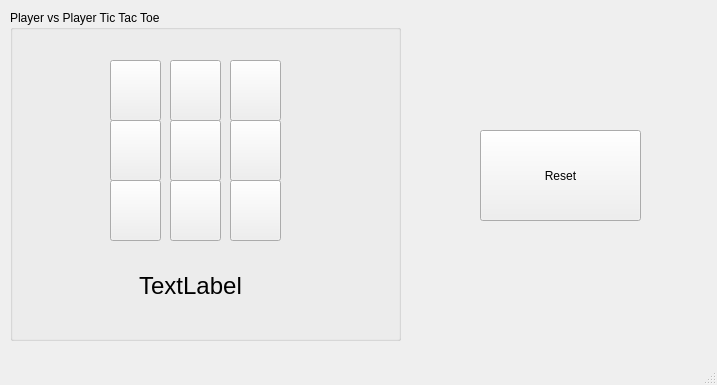
<?xml version="1.0" encoding="UTF-8"?>
<ui version="4.0">
 <class>TicTacToeWindow</class>
 <widget class="QMainWindow" name="TicTacToeWindow">
  <property name="geometry">
   <rect>
    <x>0</x>
    <y>0</y>
    <width>717</width>
    <height>385</height>
   </rect>
  </property>
  <property name="windowTitle">
   <string>TicTacToeWindow</string>
  </property>
  <widget class="QWidget" name="centralwidget">
   <widget class="QGroupBox" name="groupBox">
    <property name="geometry">
     <rect>
      <x>10</x>
      <y>10</y>
      <width>391</width>
      <height>331</height>
     </rect>
    </property>
    <property name="title">
     <string>Player vs Player Tic Tac Toe</string>
    </property>
    <widget class="QPushButton" name="board00">
     <property name="geometry">
      <rect>
       <x>100</x>
       <y>50</y>
       <width>51</width>
       <height>61</height>
      </rect>
     </property>
     <property name="text">
      <string/>
     </property>
    </widget>
    <widget class="QPushButton" name="board01">
     <property name="geometry">
      <rect>
       <x>160</x>
       <y>50</y>
       <width>51</width>
       <height>61</height>
      </rect>
     </property>
     <property name="text">
      <string/>
     </property>
    </widget>
    <widget class="QPushButton" name="board02">
     <property name="geometry">
      <rect>
       <x>220</x>
       <y>50</y>
       <width>51</width>
       <height>61</height>
      </rect>
     </property>
     <property name="text">
      <string/>
     </property>
    </widget>
    <widget class="QPushButton" name="board11">
     <property name="geometry">
      <rect>
       <x>160</x>
       <y>110</y>
       <width>51</width>
       <height>61</height>
      </rect>
     </property>
     <property name="text">
      <string/>
     </property>
    </widget>
    <widget class="QPushButton" name="board10">
     <property name="geometry">
      <rect>
       <x>100</x>
       <y>110</y>
       <width>51</width>
       <height>61</height>
      </rect>
     </property>
     <property name="text">
      <string/>
     </property>
    </widget>
    <widget class="QPushButton" name="board12">
     <property name="geometry">
      <rect>
       <x>220</x>
       <y>110</y>
       <width>51</width>
       <height>61</height>
      </rect>
     </property>
     <property name="text">
      <string/>
     </property>
    </widget>
    <widget class="QPushButton" name="board21">
     <property name="geometry">
      <rect>
       <x>160</x>
       <y>170</y>
       <width>51</width>
       <height>61</height>
      </rect>
     </property>
     <property name="text">
      <string/>
     </property>
    </widget>
    <widget class="QPushButton" name="board20">
     <property name="geometry">
      <rect>
       <x>100</x>
       <y>170</y>
       <width>51</width>
       <height>61</height>
      </rect>
     </property>
     <property name="text">
      <string/>
     </property>
    </widget>
    <widget class="QPushButton" name="board22">
     <property name="geometry">
      <rect>
       <x>220</x>
       <y>170</y>
       <width>51</width>
       <height>61</height>
      </rect>
     </property>
     <property name="text">
      <string/>
     </property>
    </widget>
    <widget class="QLabel" name="IBStatusLabel">
     <property name="geometry">
      <rect>
       <x>20</x>
       <y>250</y>
       <width>321</width>
       <height>51</height>
      </rect>
     </property>
     <property name="font">
      <font>
       <pointsize>18</pointsize>
      </font>
     </property>
     <property name="text">
      <string>TextLabel</string>
     </property>
     <property name="alignment">
      <set>Qt::AlignCenter</set>
     </property>
    </widget>
   </widget>
   <widget class="QPushButton" name="Reset_Button">
    <property name="geometry">
     <rect>
      <x>480</x>
      <y>130</y>
      <width>161</width>
      <height>91</height>
     </rect>
    </property>
    <property name="text">
     <string>Reset</string>
    </property>
   </widget>
  </widget>
  <widget class="QStatusBar" name="statusbar"/>
 </widget>
 <resources/>
 <connections/>
</ui>
